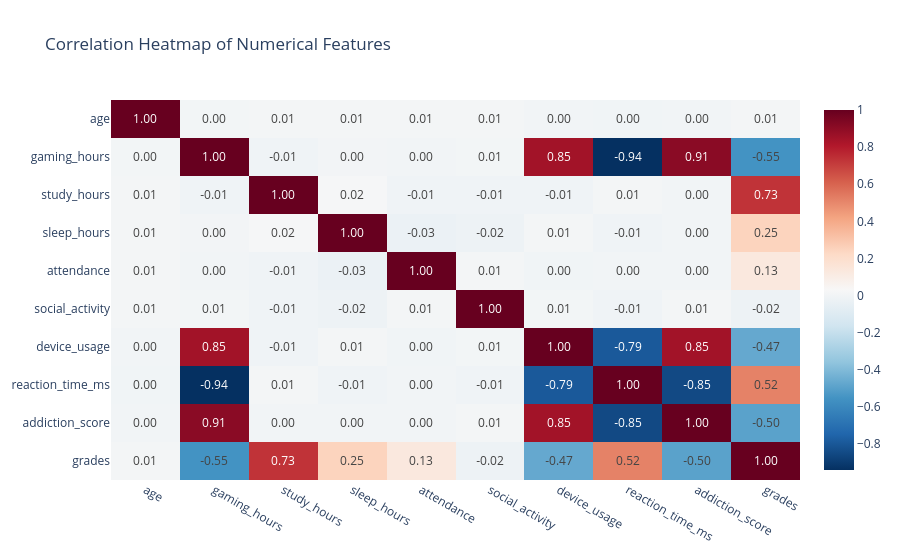

Notebook code for this chart:
### Markdown cell above
### Insight: Stress Level Distribution
The histogram above reveals the distribution of self-reported stress levels across the student population. This provides context for understanding whether gaming-related stress is a significant confounding factor in academic performance. Note any skew or clustering that could indicate subgroup differences.

### Code cell
# 1. Correlation Heatmap
numeric_df = df.select_dtypes(include=['number'])
if 'student_id' in numeric_df.columns:
    numeric_df = numeric_df.drop('student_id', axis=1)

corr_matrix = numeric_df.corr()
fig = px.imshow(corr_matrix, 
                text_auto=".2f", 
                aspect="auto", 
                color_continuous_scale='RdBu_r', 
                title='Correlation Heatmap of Numerical Features')
fig.show()

### Figure 1 — Plotly figure (JSON) as saved in the notebook; plotly's stock layout.template omitted (floating-point values rounded to 4 significant figures)
{"data": [{"coloraxis": "coloraxis", "hovertemplate": "x: %{x}<br>y: %{y}<br>color: %{z}<extra></extra>", "name": "0", "texttemplate": "%{z:.2f}", "type": "heatmap", "x": ["age", "gaming_hours", "study_hours", "sleep_hours", "attendance", "social_activity", "device_usage", "reaction_time_ms", "addiction_score", "grades"], "xaxis": "x", "y": ["age", "gaming_hours", "study_hours", "sleep_hours", "attendance", "social_activity", "device_usage", "reaction_time_ms", "addiction_score", "grades"], "yaxis": "y", "z": [[1, 0.003503, 0.01124, 0.008365, 0.01069, 0.008388, -0.0003886, -0.004007, 0.001377, 0.008052], [0.003503, 1, -0.01056, 0.002699, -0.0003366, 0.006929, 0.8479, -0.9393, 0.909, -0.5513], [0.01124, -0.01056, 1, 0.01863, -0.008569, -0.01071, -0.01109, 0.01182, -0.002204, 0.7331], [0.008365, 0.002699, 0.01863, 1, -0.0305, -0.02263, 0.008339, -0.008932, -0.002034, 0.2503], [0.01069, -0.0003366, -0.008569, -0.0305, 1, 0.007738, -0.004957, 0.0003596, 3.424e-05, 0.1308], [0.008388, 0.006929, -0.01071, -0.02263, 0.007738, 1, 0.005501, -0.007969, 0.009741, -0.01872], [-0.0003886, 0.8479, -0.01109, 0.008339, -0.004957, 0.005501, 1, -0.7914, 0.8473, -0.4685], [-0.004007, -0.9393, 0.01182, -0.008932, 0.0003596, -0.007969, -0.7914, 1, -0.8498, 0.5173], [0.001377, 0.909, -0.002204, -0.002034, 3.424e-05, 0.009741, 0.8473, -0.8498, 1, -0.4951], [0.008052, -0.5513, 0.7331, 0.2503, 0.1308, -0.01872, -0.4685, 0.5173, -0.4951, 1]]}], "layout": {"coloraxis": {"colorscale": [[0, "rgb(5,48,97)"], [0.1, "rgb(33,102,172)"], [0.2, "rgb(67,147,195)"], [0.3, "rgb(146,197,222)"], [0.4, "rgb(209,229,240)"], [0.5, "rgb(247,247,247)"], [0.6, "rgb(253,219,199)"], [0.7, "rgb(244,165,130)"], [0.8, "rgb(214,96,77)"], [0.9, "rgb(178,24,43)"], [1, "rgb(103,0,31)"]]}, "title": {"text": "Correlation Heatmap of Numerical Features"}, "xaxis": {"anchor": "y", "domain": [0, 1]}, "yaxis": {"anchor": "x", "autorange": "reversed", "domain": [0, 1]}}}
